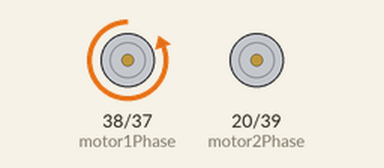
Recording of a sketch running on a simulated Arduino Mega 2560, built with avr-gcc and run on an emulated ATmega2560. Parts: direction and speed pins drawn as motors (green arrow = direction pin HIGH = forward, orange = LOW = backward, longer = more drive). What the sketch prints to the serial monitor is not drawn.

Above: at 0.25 s.
Timing chart, 0 to 4.9 s (numbered marks = the images above):
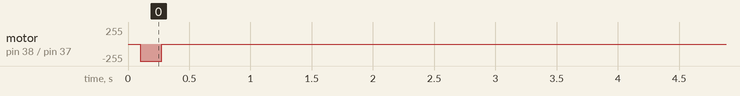

Measured:
- by itself, motor on pin 38 (motor1Phase) / pin 37 (motor1PWM): stopped → backward 255/255 at 0.10 s, → stopped 0.18 s later

The sketch:

EEN1025_wk1_grp11_PA_v1.ino
```cpp
int motor1PWM = 37;
int motor1Phase = 38;
int motor2PWM = 39;
int motor2Phase = 20;

// the setup routine runs once when you press reset:
void setup() {
Serial.begin(9600);
pinMode(motor1PWM, OUTPUT);
pinMode(motor1Phase, OUTPUT);
pinMode(motor2PWM, OUTPUT);
pinMode(motor2Phase, OUTPUT);
// To correct initial jerk of Motor2 on Power Up ↓↓↓
delay(100);
digitalWrite(motor1Phase, LOW);
analogWrite(motor1PWM, 180);
delay(125);
// ↑↑↑ Sensor could make this redundant
    }

// the loop routine runs over and over again continuously:
void loop() {

  delay(50);
  // Forward: Motor1 HIGH, Motor2 LOW
  digitalWrite(motor1Phase, HIGH);
  digitalWrite(motor2Phase, LOW);
  analogWrite(motor1PWM, 100); // set speed of motor within 1-255 (1 doesn't move at all)
  analogWrite(motor2PWM, 100);
  Serial.println("Forward"); // Display motor direction, for monitoring in Arduino
  delay(2000); //2 seconds

  // Backward: Motor1 LOW, Motor2 HIGH
  digitalWrite(motor1Phase, LOW);
  digitalWrite(motor2Phase, HIGH);
  analogWrite(motor1PWM, 100);
  analogWrite(motor2PWM, 100);
  Serial.println("Backward");
  delay(2000);
    }
```
